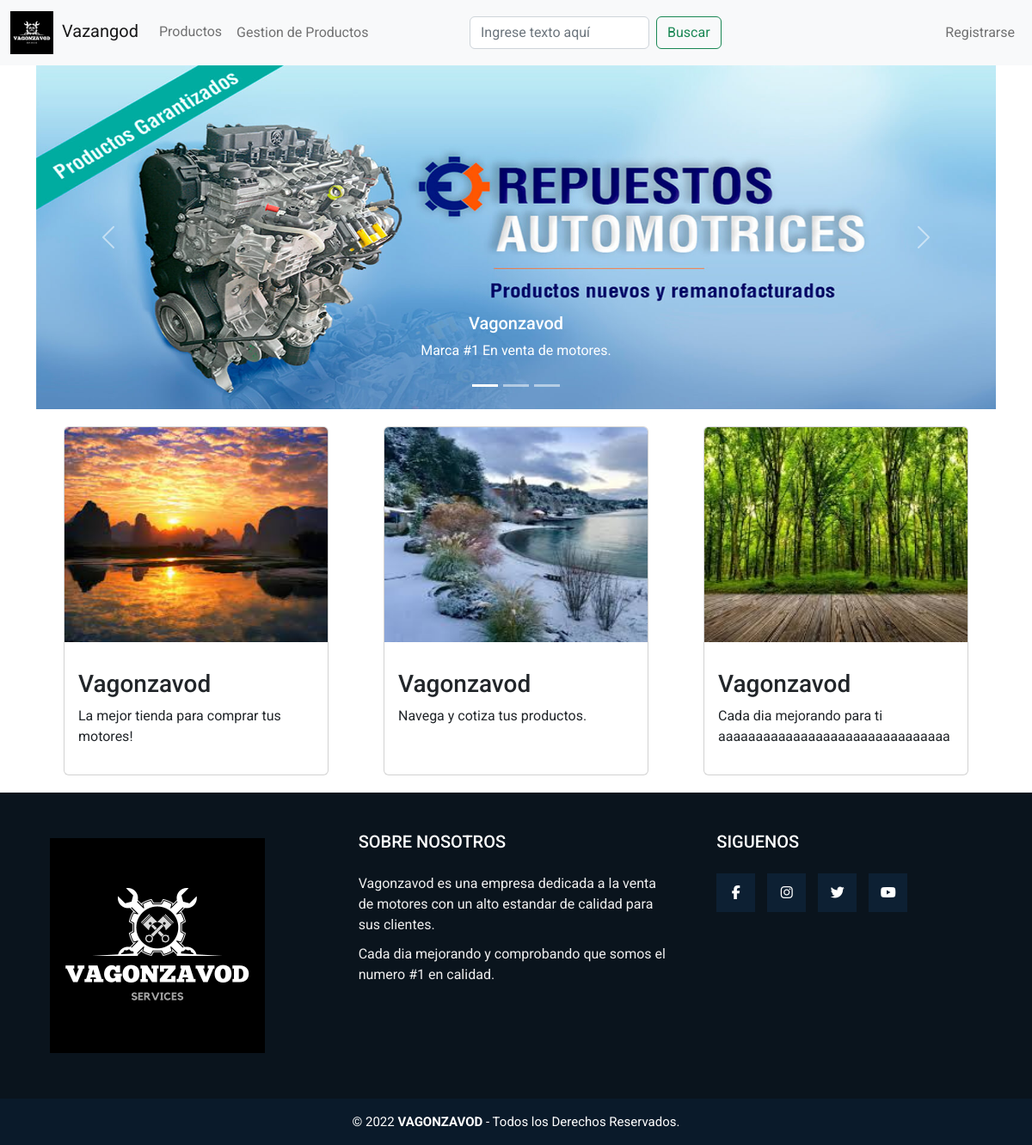
The app's page /, older data.
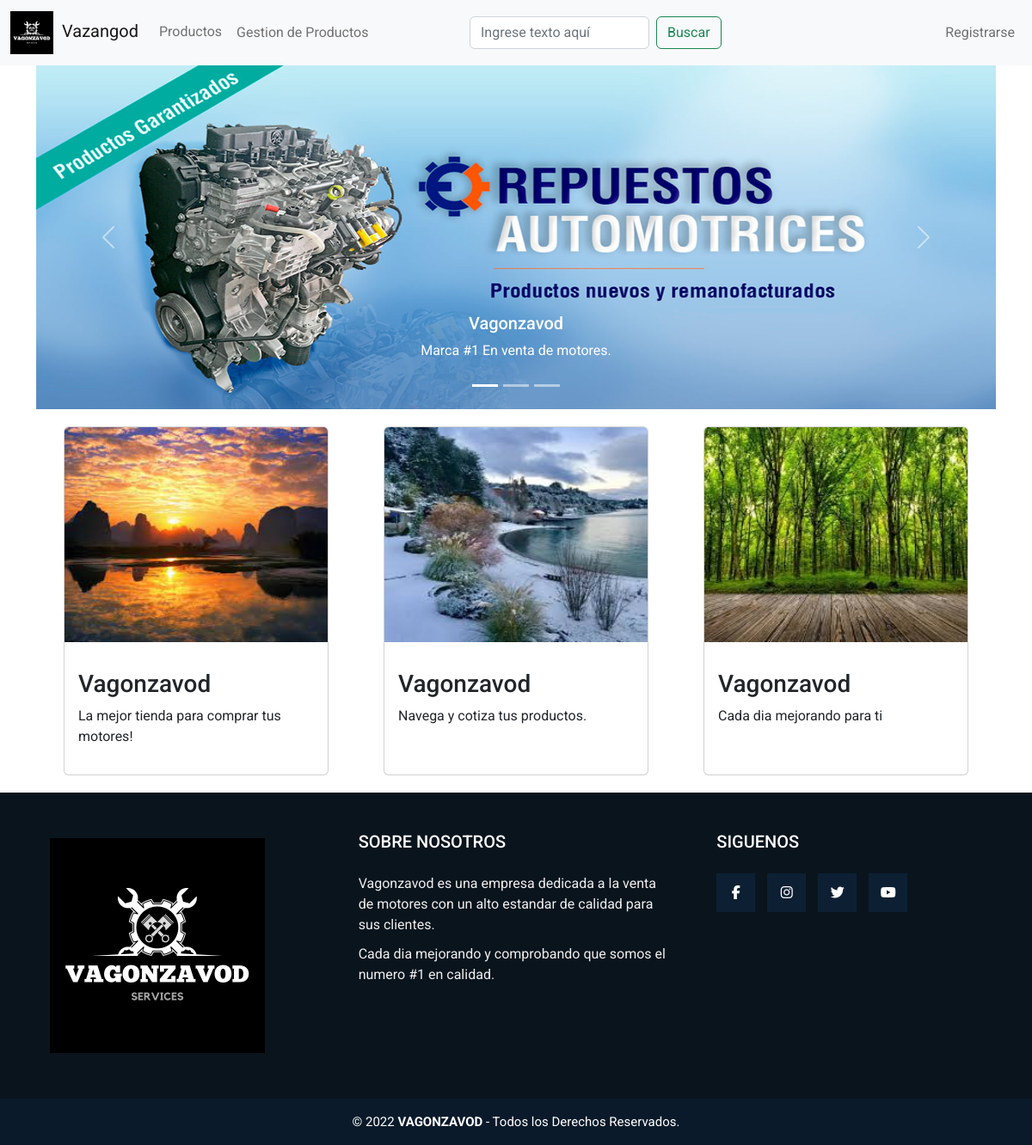
The same page, newer data.
### zavod/models.py (models this page shows)
class Imagenes(models.Model):
    image = models.ImageField(upload_to='images')
    title = models.CharField(max_length=50)
    sub_title = models.CharField(max_length=200)
    class Meta:
        verbose_name = 'Imagenes'
        verbose_name_plural = 'Todas las Imagenes'

### zavod/views.py (the view)
# urls.py: 2. Add a URL to urlpatterns:  path('', Home.as_view(), name='home')
def Home(request):
    home = Imagenes.objects.all()
    context = {'home':home}
    return render(request, 'home.html', context)

### zavod/templates/home.html (shortened to what this page needs)
{% extends "./base.html" %}
{%block content%}
{%load static%}
<div class="container">
  <link rel="stylesheet" href="{% static 'css/index.css' %}">
<div id="carouselExampleCaptions" class="carousel slide" data-bs-ride="false">
  <div class="carousel-indicators">
    <button type="button" data-bs-target="#carouselExampleCaptions" data-bs-slide-to="0" class="active" aria-current="true" aria-label="Slide 1"></button>
    <button type="button" data-bs-target="#carouselExampleCaptions" data-bs-slide-to="1" aria-label="Slide 2"></button>
    <button type="button" data-bs-target="#carouselExampleCaptions" data-bs-slide-to="2" aria-label="Slide 3"></button>
  </div>
  <div class="carousel-inner">
    <div class="carousel-item active">
      <img src="{% static 'img/img1.jpg' %}" class="d-block w-100" alt="...">
      <div class="carousel-caption d-none d-md-block">
        <h5>Vagonzavod</h5>
        <p>Marca #1 En venta de motores.</p>
      </div>
    </div>
  </div>
  <button class="carousel-control-prev" type="button" data-bs-target="#carouselExampleCaptions" data-bs-slide="prev">
    <span class="carousel-control-prev-icon" aria-hidden="true"></span>
  </button>
  <button class="carousel-control-next" type="button" data-bs-target="#carouselExampleCaptions" data-bs-slide="next">
    <span class="carousel-control-next-icon" aria-hidden="true"></span>
  </button>
</div>
  <div class="container-sm">
    <div class="row">
        {% for e in home%}
      <div class="card-group col card-deck">
        <div class="card" style="width: 18rem;">
            <a href="{% url 'app_zavod:detalle_producto' e.id%}"><img src="{{e.image.url}}" class="card-img-top" alt="..."></a>
            <div class="card-body">
              <p class="card-text"><h3>{{e.title}}</h3><p>{{e.sub_title}}</p></p>
            </div>
          </div>
      </div>
      {% endfor %}
    </div>
  </div>
</div>
{%endblock%}

Row changes from the older to the newer data that the page shows:
changed Imagenes: sub_title "Cada dia mejorando para ti aaaaaaaaaaaaaaaaaaaaaaaaaaaaaaa" → "Cada dia mejorando para ti"
